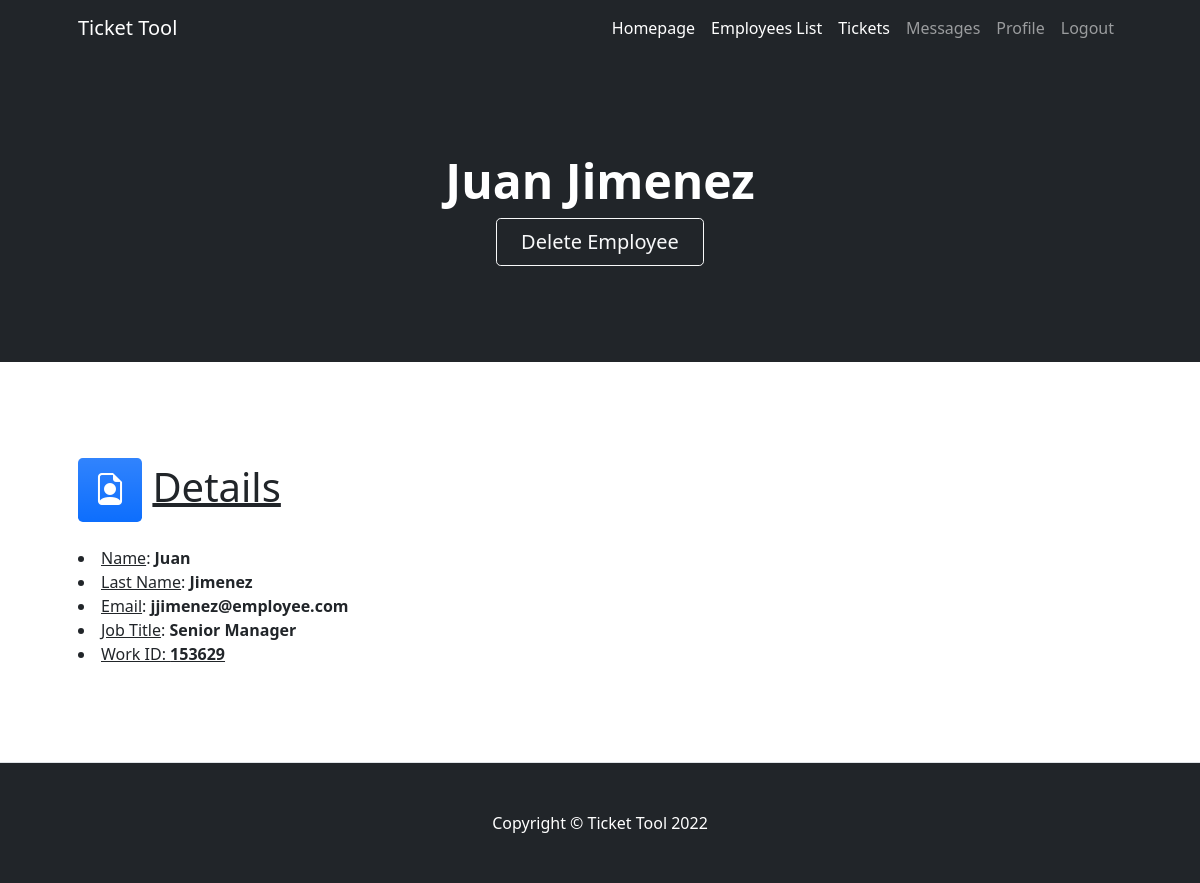
The page /AppEmployees/detail/1 on the database its author committed.
### AppEmployees/models.py (models this page shows, shortened)
class Employee(models.Model):
    name=models.CharField(max_length=50)
    lastname=models.CharField(max_length=50)
    job_title=models.CharField(max_length=50)
    email=models.EmailField() #agregar leyenda de que el dominio es de la empresa
    workid=models.IntegerField() #agregar leyenda de que son 6 dígitos
    is_staff=0

### AppEmployees/views.py (the view)
# urls.py: path("detail/<pk>",EmployeeDeatailView.as_view(),name="employee_details"),
class EmployeeDeatailView(DetailView):
    model=Employee
    template_name = "AppEmployees/employees_detailview.html"

### AppEmployees/templates/AppEmployees/employees_detailview.html (shortened to what this page needs)
{% extends 'AppEmployees/Employees.html' %}
{% block header %}
<h1 class="display-5 fw-bolder text-white mb-2">{{employee.name}} {{employee.lastname}}</h1>
<a class="btn btn-outline-light btn-lg px-4" href="{% url 'employee_delete' employee.pk %}">Delete Employee</a>
{% endblock header %}
{% block content %}
<section class="py-5 border-bottom" id="features">
    <div class="container px-5 my-5">
        <div class="row gx-5">
            <div class="col-lg-4 mb-5 mb-lg-0">
                <h1><div class="feature bg-primary bg-gradient text-white rounded-3 mb-3"><i class="bi-file-earmark-person"></i></div>     <u>Details</u></h1>
                <li><u>Name</u>: <b>{{employee.name}}</b>
                <li><u>Last Name</u>: <b>{{employee.lastname}}</b>
                <li><u>Email</u>: <b>{{employee.email}}</b>
                <li><u>Job Title</u>: <b>{{employee.job_title}}</b>
                <li><u>Work ID: <b>{{employee.workid}}</b>
                </div>
            </div>
        </div>
</section>
{% endblock content %}

### rows shown on the page
Employee: name "Juan", lastname "Jimenez", email "jjimenez@employee.com", job_title "Senior Manager", workid "153629"
